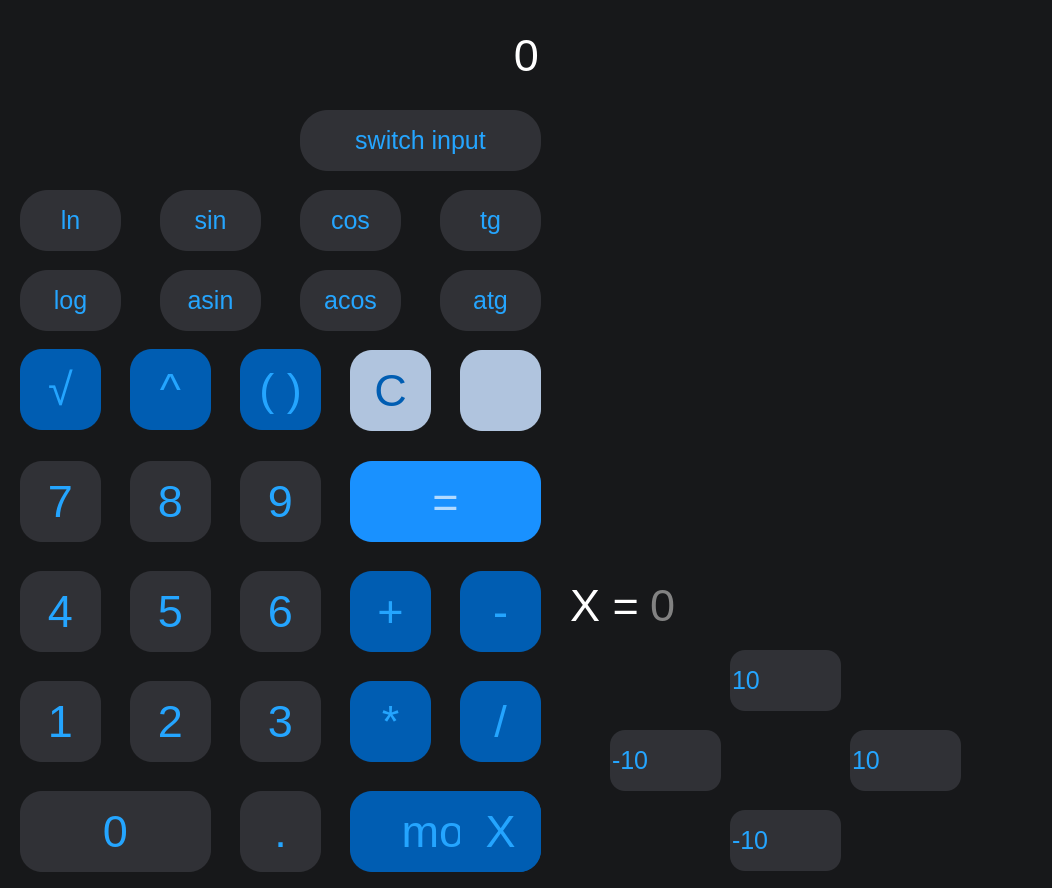
<?xml version="1.0" encoding="UTF-8"?>
<ui version="4.0">
 <class>MainWindow</class>
 <widget class="QMainWindow" name="MainWindow">
  <property name="geometry">
   <rect>
    <x>0</x>
    <y>0</y>
    <width>1052</width>
    <height>888</height>
   </rect>
  </property>
  <property name="sizePolicy">
   <sizepolicy hsizetype="Fixed" vsizetype="Fixed">
    <horstretch>0</horstretch>
    <verstretch>0</verstretch>
   </sizepolicy>
  </property>
  <property name="windowTitle">
   <string>SmartCalc v.2.0</string>
  </property>
  <property name="windowIcon">
   <iconset resource="resources.qrc">
    <normaloff>:/icons/icons/5Head.png</normaloff>:/icons/icons/5Head.png</iconset>
  </property>
  <property name="styleSheet">
   <string notr="true">

QMainWindow {
	font-size: 12px;
	background-color: #17181a;
}</string>
  </property>
  <widget class="QWidget" name="centralwidget">
   <property name="styleSheet">
    <string notr="true">* {
	font-family: ubuntu;
	font-size: 45px;
	font-weight: 0px;
	color: white;
	text-align: center;
	vertical-align: center;
	border-radius: 22px;
	border: 0px;
}

QToolTip { 
	color: white;
	background-color: #17181a;
	font-size: 16px;
}</string>
   </property>
   <widget class="QGroupBox" name="groupBox">
    <property name="geometry">
     <rect>
      <x>10</x>
      <y>451</y>
      <width>321</width>
      <height>431</height>
     </rect>
    </property>
    <property name="styleSheet">
     <string notr="true">QPushButton {
	background-color: #303136;
	color: #24a5ff;
}

QPushButton:pressed {
	background-color: #004787;
	color: #1a7cc0;
}</string>
    </property>
    <property name="title">
     <string/>
    </property>
    <widget class="QPushButton" name="pushButton_0">
     <property name="geometry">
      <rect>
       <x>10</x>
       <y>340</y>
       <width>191</width>
       <height>81</height>
      </rect>
     </property>
     <property name="styleSheet">
      <string notr="true"/>
     </property>
     <property name="text">
      <string>0</string>
     </property>
    </widget>
    <widget class="QPushButton" name="pushButton_1">
     <property name="geometry">
      <rect>
       <x>10</x>
       <y>230</y>
       <width>81</width>
       <height>81</height>
      </rect>
     </property>
     <property name="styleSheet">
      <string notr="true"/>
     </property>
     <property name="text">
      <string>1</string>
     </property>
    </widget>
    <widget class="QPushButton" name="pushButton_2">
     <property name="geometry">
      <rect>
       <x>120</x>
       <y>230</y>
       <width>81</width>
       <height>81</height>
      </rect>
     </property>
     <property name="styleSheet">
      <string notr="true"/>
     </property>
     <property name="text">
      <string>2</string>
     </property>
    </widget>
    <widget class="QPushButton" name="pushButton_3">
     <property name="geometry">
      <rect>
       <x>230</x>
       <y>230</y>
       <width>81</width>
       <height>81</height>
      </rect>
     </property>
     <property name="styleSheet">
      <string notr="true"/>
     </property>
     <property name="text">
      <string>3</string>
     </property>
    </widget>
    <widget class="QPushButton" name="pushButton_5">
     <property name="geometry">
      <rect>
       <x>120</x>
       <y>120</y>
       <width>81</width>
       <height>81</height>
      </rect>
     </property>
     <property name="styleSheet">
      <string notr="true"/>
     </property>
     <property name="text">
      <string>5</string>
     </property>
    </widget>
    <widget class="QPushButton" name="pushButton_6">
     <property name="geometry">
      <rect>
       <x>230</x>
       <y>120</y>
       <width>81</width>
       <height>81</height>
      </rect>
     </property>
     <property name="styleSheet">
      <string notr="true"/>
     </property>
     <property name="text">
      <string>6</string>
     </property>
    </widget>
    <widget class="QPushButton" name="pushButton_4">
     <property name="geometry">
      <rect>
       <x>10</x>
       <y>120</y>
       <width>81</width>
       <height>81</height>
      </rect>
     </property>
     <property name="styleSheet">
      <string notr="true"/>
     </property>
     <property name="text">
      <string>4</string>
     </property>
    </widget>
    <widget class="QPushButton" name="pushButton_8">
     <property name="geometry">
      <rect>
       <x>120</x>
       <y>10</y>
       <width>81</width>
       <height>81</height>
      </rect>
     </property>
     <property name="styleSheet">
      <string notr="true"/>
     </property>
     <property name="text">
      <string>8</string>
     </property>
    </widget>
    <widget class="QPushButton" name="pushButton_9">
     <property name="geometry">
      <rect>
       <x>230</x>
       <y>10</y>
       <width>81</width>
       <height>81</height>
      </rect>
     </property>
     <property name="styleSheet">
      <string notr="true"/>
     </property>
     <property name="text">
      <string>9</string>
     </property>
    </widget>
    <widget class="QPushButton" name="pushButton_7">
     <property name="geometry">
      <rect>
       <x>10</x>
       <y>10</y>
       <width>81</width>
       <height>81</height>
      </rect>
     </property>
     <property name="styleSheet">
      <string notr="true"/>
     </property>
     <property name="text">
      <string>7</string>
     </property>
    </widget>
    <widget class="QPushButton" name="pushButton_dot">
     <property name="geometry">
      <rect>
       <x>230</x>
       <y>340</y>
       <width>81</width>
       <height>81</height>
      </rect>
     </property>
     <property name="styleSheet">
      <string notr="true"/>
     </property>
     <property name="text">
      <string>.</string>
     </property>
    </widget>
   </widget>
   <widget class="QGroupBox" name="groupBox_2">
    <property name="geometry">
     <rect>
      <x>340</x>
      <y>451</y>
      <width>211</width>
      <height>431</height>
     </rect>
    </property>
    <property name="styleSheet">
     <string notr="true">QPushButton {
	background-color: #005db2;
	color: #24a5ff;
}

QPushButton:pressed {
	background-color: #004787;
	color: #1a7cc0;
}

QPushButton:disabled {
	background-color: #868686;
	color: #5a5a5a;
}</string>
    </property>
    <property name="title">
     <string/>
    </property>
    <widget class="QPushButton" name="pushButton_mul">
     <property name="geometry">
      <rect>
       <x>10</x>
       <y>230</y>
       <width>81</width>
       <height>81</height>
      </rect>
     </property>
     <property name="styleSheet">
      <string notr="true"/>
     </property>
     <property name="text">
      <string>*</string>
     </property>
    </widget>
    <widget class="QPushButton" name="pushButton_plus">
     <property name="geometry">
      <rect>
       <x>10</x>
       <y>120</y>
       <width>81</width>
       <height>81</height>
      </rect>
     </property>
     <property name="styleSheet">
      <string notr="true"/>
     </property>
     <property name="text">
      <string>+</string>
     </property>
    </widget>
    <widget class="QPushButton" name="pushButton_div">
     <property name="geometry">
      <rect>
       <x>120</x>
       <y>230</y>
       <width>81</width>
       <height>81</height>
      </rect>
     </property>
     <property name="styleSheet">
      <string notr="true"/>
     </property>
     <property name="text">
      <string>/</string>
     </property>
    </widget>
    <widget class="QPushButton" name="pushButton_equals">
     <property name="enabled">
      <bool>true</bool>
     </property>
     <property name="geometry">
      <rect>
       <x>10</x>
       <y>10</y>
       <width>191</width>
       <height>81</height>
      </rect>
     </property>
     <property name="styleSheet">
      <string notr="true">QPushButton {
	background-color: #1991ff;
	color: #b2daff;
}

QPushButton:pressed {
	background-color: #004787;
	color: #1a7cc0;
}</string>
     </property>
     <property name="text">
      <string>=</string>
     </property>
     <property name="checkable">
      <bool>false</bool>
     </property>
     <property name="flat">
      <bool>false</bool>
     </property>
    </widget>
    <widget class="QPushButton" name="pushButton_min">
     <property name="geometry">
      <rect>
       <x>120</x>
       <y>120</y>
       <width>81</width>
       <height>81</height>
      </rect>
     </property>
     <property name="styleSheet">
      <string notr="true"/>
     </property>
     <property name="text">
      <string>-</string>
     </property>
    </widget>
    <widget class="QPushButton" name="pushButton_mod">
     <property name="geometry">
      <rect>
       <x>10</x>
       <y>340</y>
       <width>191</width>
       <height>81</height>
      </rect>
     </property>
     <property name="styleSheet">
      <string notr="true"/>
     </property>
     <property name="text">
      <string>mod</string>
     </property>
    </widget>
    <widget class="QPushButton" name="pushButton_x">
     <property name="geometry">
      <rect>
       <x>120</x>
       <y>340</y>
       <width>81</width>
       <height>81</height>
      </rect>
     </property>
     <property name="styleSheet">
      <string notr="true"/>
     </property>
     <property name="text">
      <string>X</string>
     </property>
    </widget>
   </widget>
   <widget class="QGroupBox" name="groupBox_3">
    <property name="geometry">
     <rect>
      <x>20</x>
      <y>110</y>
      <width>521</width>
      <height>221</height>
     </rect>
    </property>
    <property name="styleSheet">
     <string notr="true">QPushButton {
	font-size: 25px;
	border-radius: 28px;
	background-color: #303136;
	color: #24a5ff;
}

QPushButton:pressed {
	background-color: #004787;
	color: #1a7cc0;
}

QPushButton:disabled {
	background-color: #868686;
	color: #5a5a5a;
}</string>
    </property>
    <property name="title">
     <string/>
    </property>
    <widget class="QPushButton" name="pushButton_cos">
     <property name="geometry">
      <rect>
       <x>280</x>
       <y>80</y>
       <width>101</width>
       <height>61</height>
      </rect>
     </property>
     <property name="styleSheet">
      <string notr="true"/>
     </property>
     <property name="text">
      <string>cos</string>
     </property>
    </widget>
    <widget class="QPushButton" name="pushButton_acos">
     <property name="geometry">
      <rect>
       <x>280</x>
       <y>160</y>
       <width>101</width>
       <height>61</height>
      </rect>
     </property>
     <property name="styleSheet">
      <string notr="true"/>
     </property>
     <property name="text">
      <string>acos</string>
     </property>
    </widget>
    <widget class="QPushButton" name="pushButton_sin">
     <property name="geometry">
      <rect>
       <x>140</x>
       <y>80</y>
       <width>101</width>
       <height>61</height>
      </rect>
     </property>
     <property name="styleSheet">
      <string notr="true"/>
     </property>
     <property name="text">
      <string>sin</string>
     </property>
    </widget>
    <widget class="QPushButton" name="pushButton_asin">
     <property name="geometry">
      <rect>
       <x>140</x>
       <y>160</y>
       <width>101</width>
       <height>61</height>
      </rect>
     </property>
     <property name="styleSheet">
      <string notr="true"/>
     </property>
     <property name="text">
      <string>asin</string>
     </property>
    </widget>
    <widget class="QPushButton" name="pushButton_ln">
     <property name="geometry">
      <rect>
       <x>0</x>
       <y>80</y>
       <width>101</width>
       <height>61</height>
      </rect>
     </property>
     <property name="styleSheet">
      <string notr="true"/>
     </property>
     <property name="text">
      <string>ln</string>
     </property>
    </widget>
    <widget class="QPushButton" name="pushButton_tg">
     <property name="enabled">
      <bool>true</bool>
     </property>
     <property name="geometry">
      <rect>
       <x>420</x>
       <y>80</y>
       <width>101</width>
       <height>61</height>
      </rect>
     </property>
     <property name="styleSheet">
      <string notr="true"/>
     </property>
     <property name="text">
      <string>tg</string>
     </property>
    </widget>
    <widget class="QPushButton" name="pushButton_atg">
     <property name="geometry">
      <rect>
       <x>420</x>
       <y>160</y>
       <width>101</width>
       <height>61</height>
      </rect>
     </property>
     <property name="styleSheet">
      <string notr="true"/>
     </property>
     <property name="text">
      <string>atg</string>
     </property>
    </widget>
    <widget class="QPushButton" name="pushButton_log">
     <property name="geometry">
      <rect>
       <x>0</x>
       <y>160</y>
       <width>101</width>
       <height>61</height>
      </rect>
     </property>
     <property name="styleSheet">
      <string notr="true"/>
     </property>
     <property name="text">
      <string>log</string>
     </property>
    </widget>
    <widget class="QRadioButton" name="calcButton">
     <property name="geometry">
      <rect>
       <x>-30</x>
       <y>0</y>
       <width>71</width>
       <height>61</height>
      </rect>
     </property>
     <property name="toolTip">
      <string>Basic</string>
     </property>
     <property name="statusTip">
      <string/>
     </property>
     <property name="whatsThis">
      <string/>
     </property>
     <property name="styleSheet">
      <string notr="true">QRadioButton:indicator {
	background-color: #17181a;
}</string>
     </property>
     <property name="text">
      <string/>
     </property>
     <property name="icon">
      <iconset>
       <normaloff>../../../Documents/SmartCalc_UI/resources/calc_off.png</normaloff>../../../Documents/SmartCalc_UI/resources/calc_off.png</iconset>
     </property>
     <property name="iconSize">
      <size>
       <width>60</width>
       <height>60</height>
      </size>
     </property>
     <property name="checked">
      <bool>true</bool>
     </property>
    </widget>
    <widget class="QRadioButton" name="graphicButton">
     <property name="geometry">
      <rect>
       <x>40</x>
       <y>0</y>
       <width>71</width>
       <height>61</height>
      </rect>
     </property>
     <property name="toolTip">
      <string>Extended</string>
     </property>
     <property name="styleSheet">
      <string notr="true">QRadioButton:indicator {
	background-color: #17181a;
}</string>
     </property>
     <property name="text">
      <string/>
     </property>
     <property name="icon">
      <iconset>
       <normaloff>../../../Documents/SmartCalc_UI/resources/calc_off.png</normaloff>../../../Documents/SmartCalc_UI/resources/calc_off.png</iconset>
     </property>
     <property name="iconSize">
      <size>
       <width>60</width>
       <height>60</height>
      </size>
     </property>
     <property name="checked">
      <bool>false</bool>
     </property>
    </widget>
    <widget class="QRadioButton" name="creditButton">
     <property name="geometry">
      <rect>
       <x>110</x>
       <y>0</y>
       <width>81</width>
       <height>61</height>
      </rect>
     </property>
     <property name="toolTip">
      <string>Credit</string>
     </property>
     <property name="styleSheet">
      <string notr="true">QRadioButton:indicator {
	background-color: #17181a;
}</string>
     </property>
     <property name="text">
      <string/>
     </property>
     <property name="icon">
      <iconset>
       <normaloff>../../../Documents/SmartCalc_UI/resources/calc_off.png</normaloff>../../../Documents/SmartCalc_UI/resources/calc_off.png</iconset>
     </property>
     <property name="iconSize">
      <size>
       <width>60</width>
       <height>60</height>
      </size>
     </property>
     <property name="checked">
      <bool>false</bool>
     </property>
    </widget>
    <widget class="QRadioButton" name="depositButton">
     <property name="geometry">
      <rect>
       <x>180</x>
       <y>0</y>
       <width>71</width>
       <height>61</height>
      </rect>
     </property>
     <property name="toolTip">
      <string>Deposit</string>
     </property>
     <property name="styleSheet">
      <string notr="true">QRadioButton:indicator {
	background-color: #17181a;
}</string>
     </property>
     <property name="text">
      <string/>
     </property>
     <property name="icon">
      <iconset>
       <normaloff>../../../Documents/SmartCalc_UI/resources/calc_off.png</normaloff>../../../Documents/SmartCalc_UI/resources/calc_off.png</iconset>
     </property>
     <property name="iconSize">
      <size>
       <width>60</width>
       <height>60</height>
      </size>
     </property>
     <property name="checked">
      <bool>false</bool>
     </property>
    </widget>
    <widget class="QPushButton" name="pushButton_input_x">
     <property name="geometry">
      <rect>
       <x>280</x>
       <y>0</y>
       <width>241</width>
       <height>61</height>
      </rect>
     </property>
     <property name="styleSheet">
      <string notr="true"/>
     </property>
     <property name="text">
      <string>switch input</string>
     </property>
    </widget>
    <zorder>pushButton_cos</zorder>
    <zorder>pushButton_acos</zorder>
    <zorder>pushButton_sin</zorder>
    <zorder>pushButton_asin</zorder>
    <zorder>pushButton_ln</zorder>
    <zorder>pushButton_tg</zorder>
    <zorder>pushButton_atg</zorder>
    <zorder>pushButton_log</zorder>
    <zorder>calcButton</zorder>
    <zorder>graphicButton</zorder>
    <zorder>depositButton</zorder>
    <zorder>creditButton</zorder>
    <zorder>pushButton_input_x</zorder>
   </widget>
   <widget class="QGroupBox" name="groupBox_6">
    <property name="geometry">
     <rect>
      <x>20</x>
      <y>349</y>
      <width>311</width>
      <height>91</height>
     </rect>
    </property>
    <property name="styleSheet">
     <string notr="true">QPushButton {
	background-color: #005db2;
	color: #24a5ff;
}

QPushButton:pressed {
	background-color: #004787;
	color: #1a7cc0;
}

QPushButton:disabled {
	background-color: #868686;
	color: #5a5a5a;
}</string>
    </property>
    <property name="title">
     <string/>
    </property>
    <widget class="QPushButton" name="pushButton_pow">
     <property name="geometry">
      <rect>
       <x>110</x>
       <y>0</y>
       <width>81</width>
       <height>81</height>
      </rect>
     </property>
     <property name="styleSheet">
      <string notr="true"/>
     </property>
     <property name="text">
      <string>^</string>
     </property>
    </widget>
    <widget class="QPushButton" name="pushButton_brackets">
     <property name="geometry">
      <rect>
       <x>220</x>
       <y>0</y>
       <width>81</width>
       <height>81</height>
      </rect>
     </property>
     <property name="styleSheet">
      <string notr="true"/>
     </property>
     <property name="text">
      <string>( )</string>
     </property>
    </widget>
    <widget class="QPushButton" name="pushButton_sqrt">
     <property name="geometry">
      <rect>
       <x>0</x>
       <y>0</y>
       <width>81</width>
       <height>81</height>
      </rect>
     </property>
     <property name="styleSheet">
      <string notr="true"/>
     </property>
     <property name="text">
      <string>√</string>
     </property>
    </widget>
   </widget>
   <widget class="QGroupBox" name="groupBox_4">
    <property name="geometry">
     <rect>
      <x>340</x>
      <y>350</y>
      <width>211</width>
      <height>91</height>
     </rect>
    </property>
    <property name="styleSheet">
     <string notr="true">QPushButton {
	background-color: #B0C4DE;
	color: #005db2;
}

QPushButton:pressed {
	background-color: #004787;
	color: #1a7cc0;
}</string>
    </property>
    <property name="title">
     <string/>
    </property>
    <widget class="QPushButton" name="pushButton_C">
     <property name="geometry">
      <rect>
       <x>10</x>
       <y>0</y>
       <width>81</width>
       <height>81</height>
      </rect>
     </property>
     <property name="styleSheet">
      <string notr="true"/>
     </property>
     <property name="text">
      <string>C</string>
     </property>
    </widget>
    <widget class="QPushButton" name="pushButton_del">
     <property name="geometry">
      <rect>
       <x>120</x>
       <y>0</y>
       <width>81</width>
       <height>81</height>
      </rect>
     </property>
     <property name="styleSheet">
      <string notr="true"/>
     </property>
     <property name="text">
      <string/>
     </property>
     <property name="icon">
      <iconset>
       <normaloff>icons/clear.png</normaloff>icons/clear.png</iconset>
     </property>
     <property name="iconSize">
      <size>
       <width>64</width>
       <height>64</height>
      </size>
     </property>
    </widget>
   </widget>
   <widget class="QLabel" name="Input">
    <property name="geometry">
     <rect>
      <x>28</x>
      <y>20</y>
      <width>511</width>
      <height>71</height>
     </rect>
    </property>
    <property name="minimumSize">
     <size>
      <width>511</width>
      <height>0</height>
     </size>
    </property>
    <property name="maximumSize">
     <size>
      <width>991</width>
      <height>16777215</height>
     </size>
    </property>
    <property name="font">
     <font>
      <family>ubuntu</family>
      <pointsize>-1</pointsize>
     </font>
    </property>
    <property name="text">
     <string>0</string>
    </property>
    <property name="alignment">
     <set>Qt::AlignRight|Qt::AlignTrailing|Qt::AlignVCenter</set>
    </property>
   </widget>
   <widget class="QCustomPlot" name="widget" native="true">
    <property name="geometry">
     <rect>
      <x>569</x>
      <y>110</y>
      <width>451</width>
      <height>431</height>
     </rect>
    </property>
    <property name="styleSheet">
     <string notr="true"/>
    </property>
   </widget>
   <widget class="QGroupBox" name="groupBox_5">
    <property name="geometry">
     <rect>
      <x>560</x>
      <y>570</y>
      <width>461</width>
      <height>311</height>
     </rect>
    </property>
    <property name="styleSheet">
     <string notr="true">* {
	font-size: 25px;
}

QSpinBox {
	border-radius: 15px;
	background-color: #303136;
	color: #24a5ff;
}

QSpinBox#spin::up-arrow  {
min-width: 19px;
min-height: 14px;
max-width: 19px;
max-height: 14px;
height: 19px;
width: 14px;
}

QPushButton {
	border-radius: 28px;
	background-color: #303136;
	color: #24a5ff;
}

QPushButton:pressed {
	background-color: #004787;
	color: #1a7cc0;
}</string>
    </property>
    <property name="title">
     <string/>
    </property>
    <widget class="QSpinBox" name="yMax">
     <property name="geometry">
      <rect>
       <x>170</x>
       <y>80</y>
       <width>111</width>
       <height>61</height>
      </rect>
     </property>
     <property name="buttonSymbols">
      <enum>QAbstractSpinBox::NoButtons</enum>
     </property>
     <property name="minimum">
      <number>-1000000</number>
     </property>
     <property name="maximum">
      <number>1000000</number>
     </property>
     <property name="value">
      <number>10</number>
     </property>
    </widget>
    <widget class="QSpinBox" name="yMin">
     <property name="geometry">
      <rect>
       <x>170</x>
       <y>240</y>
       <width>111</width>
       <height>61</height>
      </rect>
     </property>
     <property name="buttonSymbols">
      <enum>QAbstractSpinBox::NoButtons</enum>
     </property>
     <property name="minimum">
      <number>-1000000</number>
     </property>
     <property name="maximum">
      <number>1000000</number>
     </property>
     <property name="value">
      <number>-10</number>
     </property>
    </widget>
    <widget class="QLabel" name="label_2">
     <property name="geometry">
      <rect>
       <x>190</x>
       <y>150</y>
       <width>71</width>
       <height>71</height>
      </rect>
     </property>
     <property name="text">
      <string/>
     </property>
     <property name="pixmap">
      <pixmap resource="resources.qrc">:/icons/icons/graphic.png</pixmap>
     </property>
     <property name="scaledContents">
      <bool>true</bool>
     </property>
    </widget>
    <widget class="QSpinBox" name="xMax">
     <property name="geometry">
      <rect>
       <x>290</x>
       <y>160</y>
       <width>111</width>
       <height>61</height>
      </rect>
     </property>
     <property name="frame">
      <bool>false</bool>
     </property>
     <property name="buttonSymbols">
      <enum>QAbstractSpinBox::NoButtons</enum>
     </property>
     <property name="minimum">
      <number>-1000000</number>
     </property>
     <property name="maximum">
      <number>1000000</number>
     </property>
     <property name="value">
      <number>10</number>
     </property>
    </widget>
    <widget class="QSpinBox" name="xMin">
     <property name="geometry">
      <rect>
       <x>50</x>
       <y>160</y>
       <width>111</width>
       <height>61</height>
      </rect>
     </property>
     <property name="buttonSymbols">
      <enum>QAbstractSpinBox::NoButtons</enum>
     </property>
     <property name="minimum">
      <number>-1000000</number>
     </property>
     <property name="maximum">
      <number>1000000</number>
     </property>
     <property name="value">
      <number>-10</number>
     </property>
    </widget>
    <widget class="QLabel" name="label_5">
     <property name="geometry">
      <rect>
       <x>10</x>
       <y>10</y>
       <width>71</width>
       <height>61</height>
      </rect>
     </property>
     <property name="font">
      <font>
       <family>ubuntu</family>
       <pointsize>-1</pointsize>
       <weight>50</weight>
       <bold>false</bold>
      </font>
     </property>
     <property name="styleSheet">
      <string notr="true">QLabel {
	font-size: 45px;
}</string>
     </property>
     <property name="text">
      <string>X =</string>
     </property>
     <property name="alignment">
      <set>Qt::AlignLeading|Qt::AlignLeft|Qt::AlignTop</set>
     </property>
    </widget>
   </widget>
   <widget class="QLabel" name="Input_x">
    <property name="geometry">
     <rect>
      <x>650</x>
      <y>580</y>
      <width>381</width>
      <height>61</height>
     </rect>
    </property>
    <property name="font">
     <font>
      <family>ubuntu</family>
      <pointsize>-1</pointsize>
     </font>
    </property>
    <property name="layoutDirection">
     <enum>Qt::LeftToRight</enum>
    </property>
    <property name="styleSheet">
     <string notr="true">* {
	color: #828282;
}</string>
    </property>
    <property name="text">
     <string>0</string>
    </property>
    <property name="alignment">
     <set>Qt::AlignLeading|Qt::AlignLeft|Qt::AlignTop</set>
    </property>
   </widget>
   <widget class="QLabel" name="error_output">
    <property name="geometry">
     <rect>
      <x>20</x>
      <y>80</y>
      <width>511</width>
      <height>21</height>
     </rect>
    </property>
    <property name="styleSheet">
     <string notr="true">* {
	color: red;
	font-size: 16px;
}</string>
    </property>
    <property name="text">
     <string/>
    </property>
   </widget>
  </widget>
 </widget>
 <customwidgets>
  <customwidget>
   <class>QCustomPlot</class>
   <extends>QWidget</extends>
   <header>qcustomplot.h</header>
   <container>1</container>
  </customwidget>
 </customwidgets>
 <resources>
  <include location="resources.qrc"/>
 </resources>
 <connections/>
</ui>
